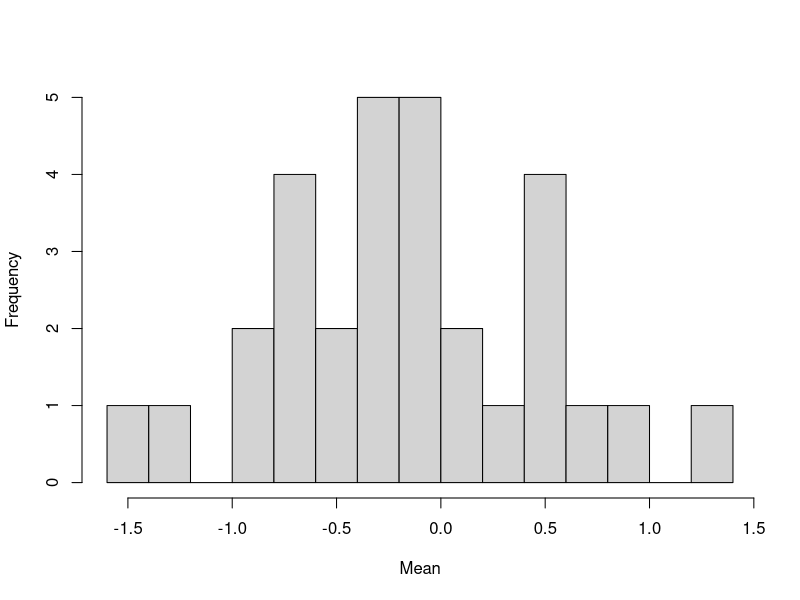
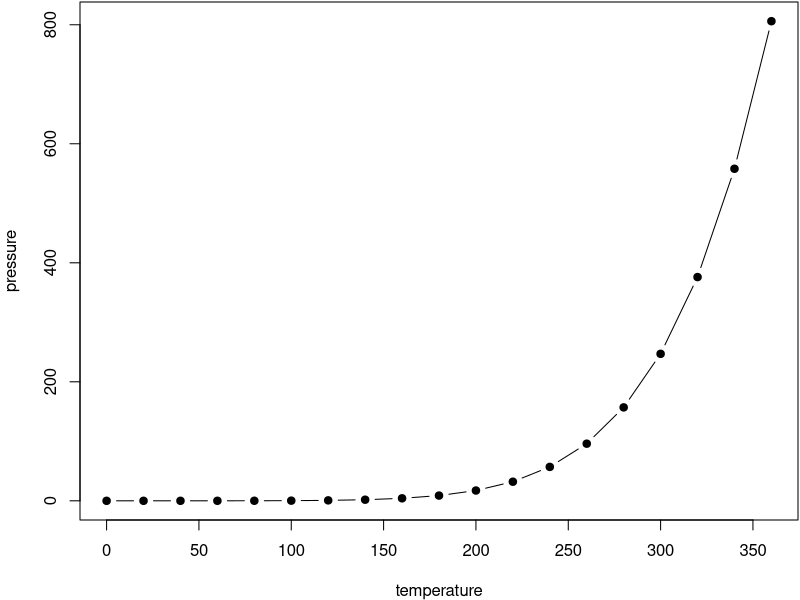

These charts were generated, in order, by the following R code:
## ---- chunk 1
# , fig.cap = 'A figure caption.'
mdt <- matrix(c("--", "Error tipo II", "Error tipo I", "--"), 
              nrow=2, dimnames=list(c("$H_0$ cierto", "$H_1$ cierto"), c("No rechazo", "Rechazo")))
knitr::kable(mdt, 'html', caption = 'Tipos de error y sus características.', booktabs = TRUE, align = "c")
## ---- chunk 2
options(digits=3)
set.seed(979)
mu <- 3 # nanolitros nL
sd0 <- .25
xs <- rnorm(20, mu+sd0/2, sd0)
alfa <- .05

Z0 = abs(mean(xs) - mu)/(sd0/length(xs)^.5)
Z0 >= qnorm(1 - alfa/2)

2*(1 - pnorm(Z0))
## ---- chunk 3
population <- rnorm(30)
hist(unlist(lapply(1:30, FUN = function(x) mean(sample(population, 2)))), 10,
     main="", xlab="Mean")
## ---- chunk 4
par(mar = c(4, 4, .1, .1))
plot(pressure, type = 'b', pch = 19)
## ---- chunk 5
knitr::kable(
  head(iris, 20), caption = 'Here is a nice table!',
  booktabs = TRUE
)
